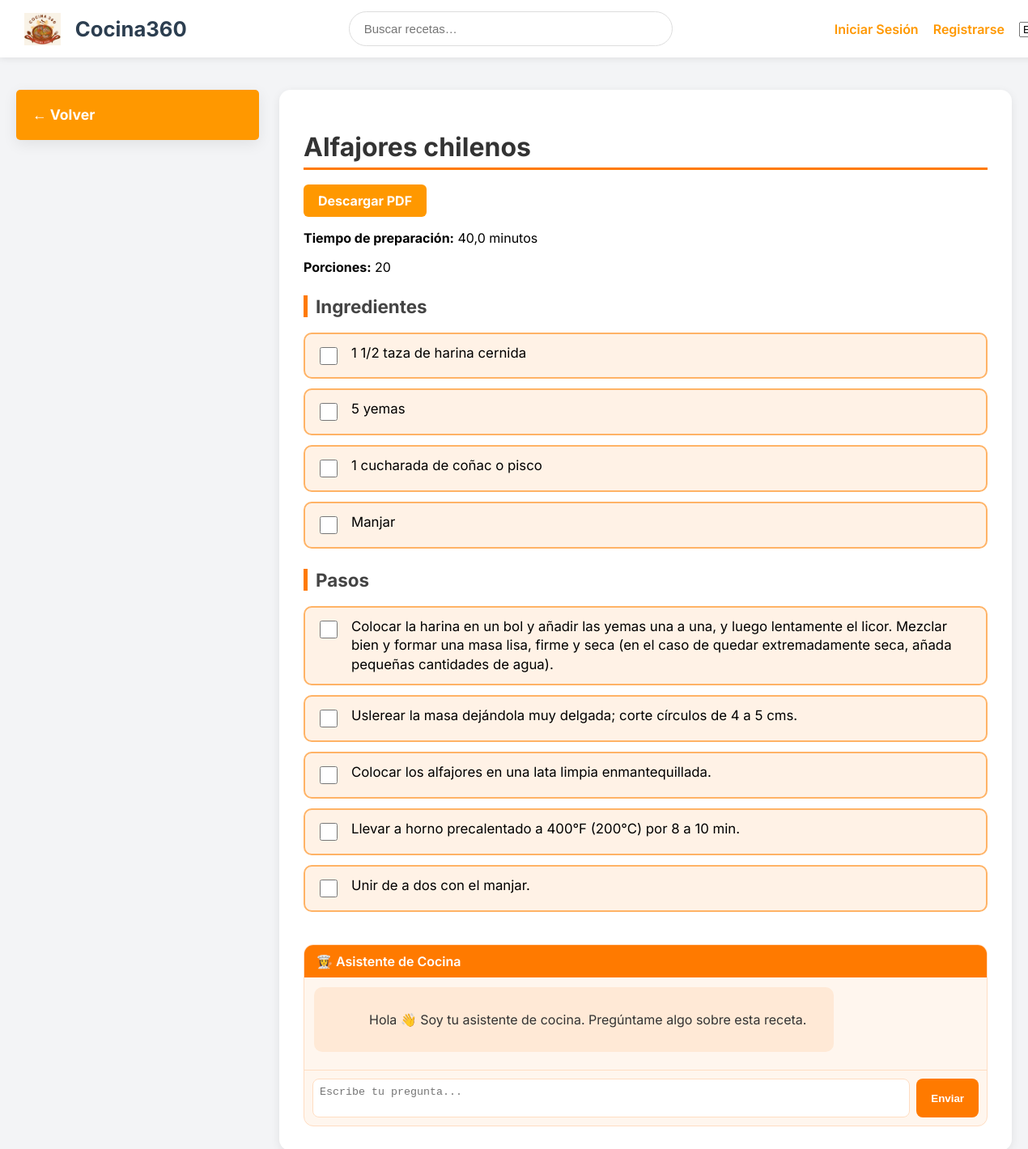
The app's page /recipe/2/ with its own data.
### recipes/models.py (models this page shows, shortened)
class Recipe(models.Model):
    name = models.CharField(max_length=255)
    preparation_time = models.FloatField(null=True, blank=True)
    min_portion = models.IntegerField(null=True, blank=True)
    max_portion = models.IntegerField(null=True, blank=True)
    creator = models.ForeignKey(User, on_delete=models.CASCADE, related_name='recipes')
    difficulty = models.CharField(max_length=50, default="Fácil")

class Ingredient(models.Model):
    recipe = models.ForeignKey(Recipe, related_name='ingredients', on_delete=models.CASCADE)
    name = models.CharField(max_length=255)

class Step(models.Model):
    recipe = models.ForeignKey(Recipe, related_name='steps', on_delete=models.CASCADE)
    description = models.TextField()
    order = models.IntegerField()
    class Meta:
        ordering = ['order']

### recipes/views.py (the view)
# urls.py: path('recipe/<int:pk>/', views.recipe_detail, name='recipe_detail'),
def recipe_detail(request, pk):
    recipe = get_object_or_404(Recipe, pk=pk)
    if request.user.is_authenticated:
        current_user = request.user
    else:
        try:
            current_user = User.objects.first()
            if not current_user:
                current_user = User.objects.create_user(username='guest_tester', password='password123')
                print("Created a temporary guest_tester user for anonymous access.")
        except Exception as e:
            print(f"Could not get or create a user for anonymous access: {e}")
            return render(request, 'recipes/error.html', {'message': 'User context missing for anonymous access.'})
    ingredients_with_status = []
    for ingredient in recipe.ingredients.all():
        completion, created = UserIngredientCompletion.objects.get_or_create(
            user=current_user, ingredient=ingredient
        )
        ingredients_with_status.append({
            'ingredient': ingredient,
            'completed': completion.completed
        })
    steps_with_status = []
    for step in recipe.steps.all():
        completion, created = UserStepCompletion.objects.get_or_create(
            user=current_user, step=step
        )
        cleaned_description = re.sub(r'^\d+-\s*', '', step.description)
        steps_with_status.append({
            'step': step,
            'completed': completion.completed,
            'cleaned_description': cleaned_description
        })
    if request.user.is_authenticated:
        favorite_recipe_ids = FavoriteRecipe.objects.filter(
            user=request.user
        ).values_list('recipe__pk', flat=True)
    else:
        favorite_recipe_ids = []
    return render(request, 'recipes/recipe_detail.html', {
        'recipe': recipe,
        'ingredients_with_status': ingredients_with_status,
        'steps_with_status': steps_with_status,
        'user_is_authenticated': request.user.is_authenticated,
        'favorite_recipe_ids': favorite_recipe_ids,
    })

### recipes/templates/recipes/recipe_detail.html (shortened to what this page needs)
{% extends "base.html" %}
{% block content %}
<div class="layout">
  <div class="sidebar" style="background-color: #ff9800; padding: 20px; border-radius: 5px;">
    <a href="{% url 'recipe_list' %}" style="color: white; font-weight: bold; text-decoration: none;">
      ← Volver
    </a>
  </div>
  <div style="flex: 1;">
    <div class="card">
      <h1>
        {{ recipe.name }}
      </h1>
      <a href="{% url 'recipe_pdf' recipe.pk %}" style="
                  margin-top: 8px;
                  display:inline-block;
                  background-color: #ff9800;
                  color: white;
                  padding: 10px 18px;
                  text-decoration: none;
                  border-radius: 6px;
                  font-weight: bold;
            ">
        Descargar PDF
      </a>
      <p><strong>Tiempo de preparación:</strong> {{ recipe.preparation_time }} minutos</p>
      {% if recipe.min_portion or recipe.max_portion %}
      <p><strong>Porciones:</strong>
        {% if recipe.min_portion %}{{ recipe.min_portion }}{% endif %}
      </p>
      {% endif %}
      <h2>Ingredientes</h2>
      <div class="ingredients-list">
        {% for item in ingredients_with_status %}
        {% if item.ingredient.name.strip %}
        <div class="ingredient-card">
          <form action="{% url 'toggle_ingredient_completion' recipe_pk=recipe.pk ingredient_pk=item.ingredient.pk %}"
            method="post">
            <input type="checkbox" class="ingredient-check" {% if item.completed %}checked{% endif %}
              onchange="this.form.submit()">
          </form>
          <div class="ingredient-text {% if item.completed %}completed{% endif %}">
            {{ item.ingredient.name }}
          </div>
        </div>
        {% endif %}
        {% endfor %}
      </div>
      <h2>Pasos</h2>
      <div class="steps-list">
        {% for item in steps_with_status %}
        {% if item.cleaned_description.strip %}
        <div class="step-card">
          <form action="{% url 'toggle_step_completion' recipe_pk=recipe.pk step_pk=item.step.pk %}" method="post">
            <input type="checkbox" class="step-check" {% if item.completed %}checked{% endif %}
              onchange="this.form.submit()">
          </form>
          <div class="step-text {% if item.completed %}completed{% endif %}">
            {{ item.cleaned_description }}
          </div>
        </div>
        {% endif %}
        {% endfor %}
      </div>
      <div class="chat-box">
        <div class="chat-header">👩‍🍳 Asistente de Cocina</div>
        <div id="chat-messages" class="messages">
          <div class="bubble bot">
            Hola 👋 Soy tu asistente de cocina. Pregúntame algo sobre esta receta.
          </div>
        </div>
        <div class="chat-footer">
          <textarea id="chat-input" placeholder="Escribe tu pregunta..."></textarea>
          <button id="chat-send">Enviar</button>
        </div>
      </div>
    </div>
  </div>
</div>
{% endblock %}

### recipes/templates/base.html (style rules this page uses)
body { font-family: 'Inter', sans-serif; background: #f3f4f6; margin: 0; padding: 0; }
.layout { display: flex; padding: 20px; gap: 20px; align-items: flex-start; }
.sidebar { width: 260px; background: white; padding: 25px; border-radius: 20px; box-shadow: 0 5px 18px rgba(0, 0, 0, 0.08); position: sticky; top: 100px; height: fit-content; }
.card { flex: 1; background: white; padding: 25px; border-radius: 20px; box-shadow: 0 5px 18px rgba(0, 0, 0, 0.08); }
a { color: #ff9800; text-decoration: none; }

### recipes/templates/recipes/recipe_detail.html (style rules this page uses)
.layout { display: flex; gap: 25px; margin-top: 20px; }
.sidebar a { color: #ff7a00; font-weight: 600; text-decoration: none; font-size: 1.1rem; }
.card { background: white; padding: 30px; border-radius: 14px; box-shadow: 0 3px 12px rgba(0, 0, 0, 0.08); }
.card h1 { font-size: 2rem; margin-bottom: 10px; color: #333; border-bottom: 3px solid #ff7a00; padding-bottom: 6px; display: flex; justify-content: space-between; align-items: center; }
.card h2 { margin-top: 25px; font-size: 1.4rem; color: #444; border-left: 5px solid #ff7a00; padding-left: 10px; }
.ingredients-list { margin-top: 15px; display: flex; flex-direction: column; gap: 12px; }
.ingredient-card { display: flex; align-items: flex-start; gap: 14px; padding: 12px 14px; background: #fff2e6; border: 2px solid #ffb366; border-radius: 10px; }
.ingredient-check { width: 22px; height: 22px; accent-color: #ff7a00; margin-top: 4px; }
.ingredient-text { flex: 1; font-size: 1.05rem; line-height: 1.4; }
.steps-list { margin-top: 15px; display: flex; flex-direction: column; gap: 12px; }
.step-card { display: flex; align-items: flex-start; gap: 14px; padding: 12px 14px; background: #fff2e6; border: 2px solid #ffb366; border-radius: 10px; }
.step-check { width: 22px; height: 22px; accent-color: #ff7a00; margin-top: 4px; }
.step-text { flex: 1; font-size: 1.05rem; line-height: 1.4; }
.chat-box { margin-top: 40px; background: #fff6ee; border-radius: 12px; border: 1px solid #ffddc2; overflow: hidden; max-height: 400px; display: flex; flex-direction: column; }
.chat-header { background: #ff7a00; color: white; padding: 10px 15px; font-weight: 600; }
.messages { flex: 1; padding: 12px; overflow-y: auto; }
.bubble { max-width: 75%; padding: 10px 14px; border-radius: 10px; margin-bottom: 10px; white-space: pre-wrap; }
.bubble.bot { background: #ffe9d6; color: #333; }
.chat-footer { padding: 10px; border-top: 1px solid #ffddc2; display: flex; gap: 8px; }
.chat-footer textarea { flex: 1; resize: none; padding: 8px; border-radius: 8px; border: 1px solid #ffddc2; }
.chat-footer button { background: #ff7a00; color: white; border: none; padding: 10px 18px; border-radius: 8px; cursor: pointer; font-weight: 600; }

### records on screen
Recipe: name "Alfajores chilenos", preparation_time "40,0", min_portion "20"
Ingredient: ingredient.name "1 1/2 taza de harina cernida"
Ingredient: ingredient.name "5 yemas"
Ingredient: ingredient.name "1 cucharada de coñac o pisco"
Ingredient: ingredient.name "Manjar"
Step: cleaned_description "Colocar la harina en un bol y añadir las yemas una a una, y luego lentamente el licor. Mezclar bien y formar una masa lisa, firme y seca (en el caso de quedar extremadamente seca, añada pequeñas cantidades de agua)."
Step: cleaned_description "Uslerear la masa dejándola muy delgada; corte círculos de 4 a 5 cms."
Step: cleaned_description "Colocar los alfajores en una lata limpia enmantequillada."
Step: cleaned_description "Llevar a horno precalentado a 400°F (200°C) por 8 a 10 min."
Step: cleaned_description "Unir de a dos con el manjar."
